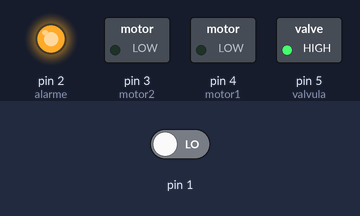
Simulated run of this sketch. Board: Arduino Uno, built with avr-gcc and run on an emulated ATmega328P. Parts: switched loads named in the sketch (green lamp = pin HIGH), output pins drawn as LEDs (lit = HIGH). The test bench sets the inputs (shaded band); at power-on: pin 1 LOW.

Above: at 1.2 s.
1.3 s: pin 1 driven HIGH
At 1.8 s:
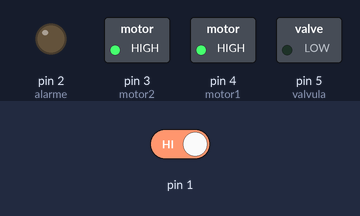
2.8 s: pin 1 driven LOW
At 4.2 s:
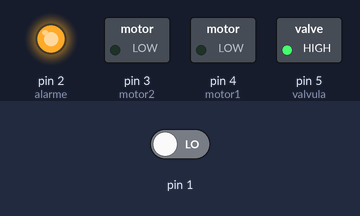
Timing chart, 0 to 5.8 s (numbered marks = the images above; inputs shaded):
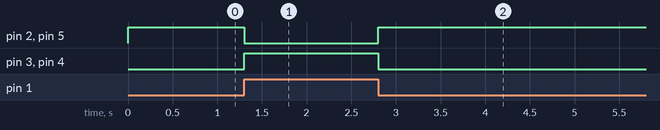

The sketch:

Valvula.ino
```cpp
/*************************************************************************
Colégio SATC
Curso Técnico em Informática
Disciplina: Sistemas Embarcados
Turma: 2137
Professor: Marcos Antonio Jeremias Coelho
Autor: Luan Zuchinali Zanardo
************************************************************************ */

const int valvula = 5;
const int motor1 = 4;
const int motor2 = 3;
const int alarme = 2;
bool sensorA = 13;
bool sensorB = 12;
bool sensorC = 11;
bool sensorD = 10;

bool A = 0;
bool B = 0;
bool C = 0;
bool D = 0;

void setup() {
 pinMode(valvula,OUTPUT);
 pinMode(motor1,OUTPUT);
 pinMode(motor2,OUTPUT);
 pinMode(alarme,OUTPUT);
 pinMode(sensorA,INPUT);
 pinMode(sensorB,INPUT);
 pinMode(sensorC,INPUT);
 pinMode(sensorD,INPUT);
}

void loop() {
  bool A = digitalRead(sensorA);
  bool B = digitalRead(sensorB);
  bool C = digitalRead(sensorC);
  bool D = digitalRead(sensorD);

  if (( A == 1) && (B == 1) && (C == 1) && (D == 1)){
    digitalWrite(motor1, 1);
    digitalWrite(motor2, 1);
    digitalWrite(valvula, 0);
    digitalWrite(alarme, 0);
  }
  else {
    digitalWrite(motor1, 0);
    digitalWrite(motor2, 0);
    digitalWrite(valvula, 1);
    digitalWrite(alarme, 1);
  }
}
```

Measured:
- after the input at 1.3 s, pin 2 (alarme), pin 5 (valvula): HIGH → LOW at once; pin 3 (motor2), pin 4 (motor1): LOW → HIGH at once
- after the input at 2.8 s, pin 2 (alarme), pin 5 (valvula): LOW → HIGH at once; pin 3 (motor2), pin 4 (motor1): HIGH → LOW at once
